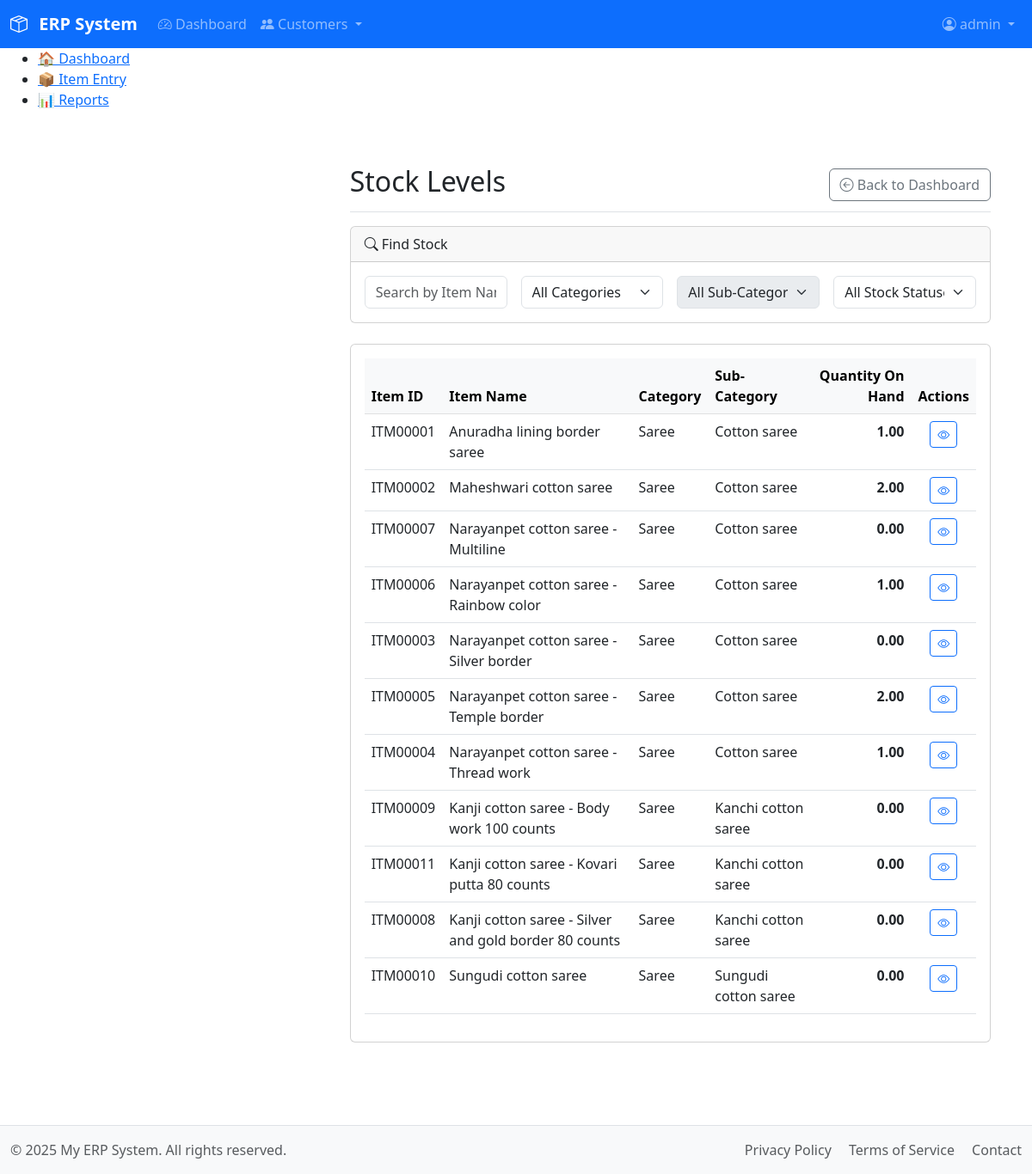
/modules/inventory/list_stock_levels.php (signed in), run on an earlier commit of the app's database.
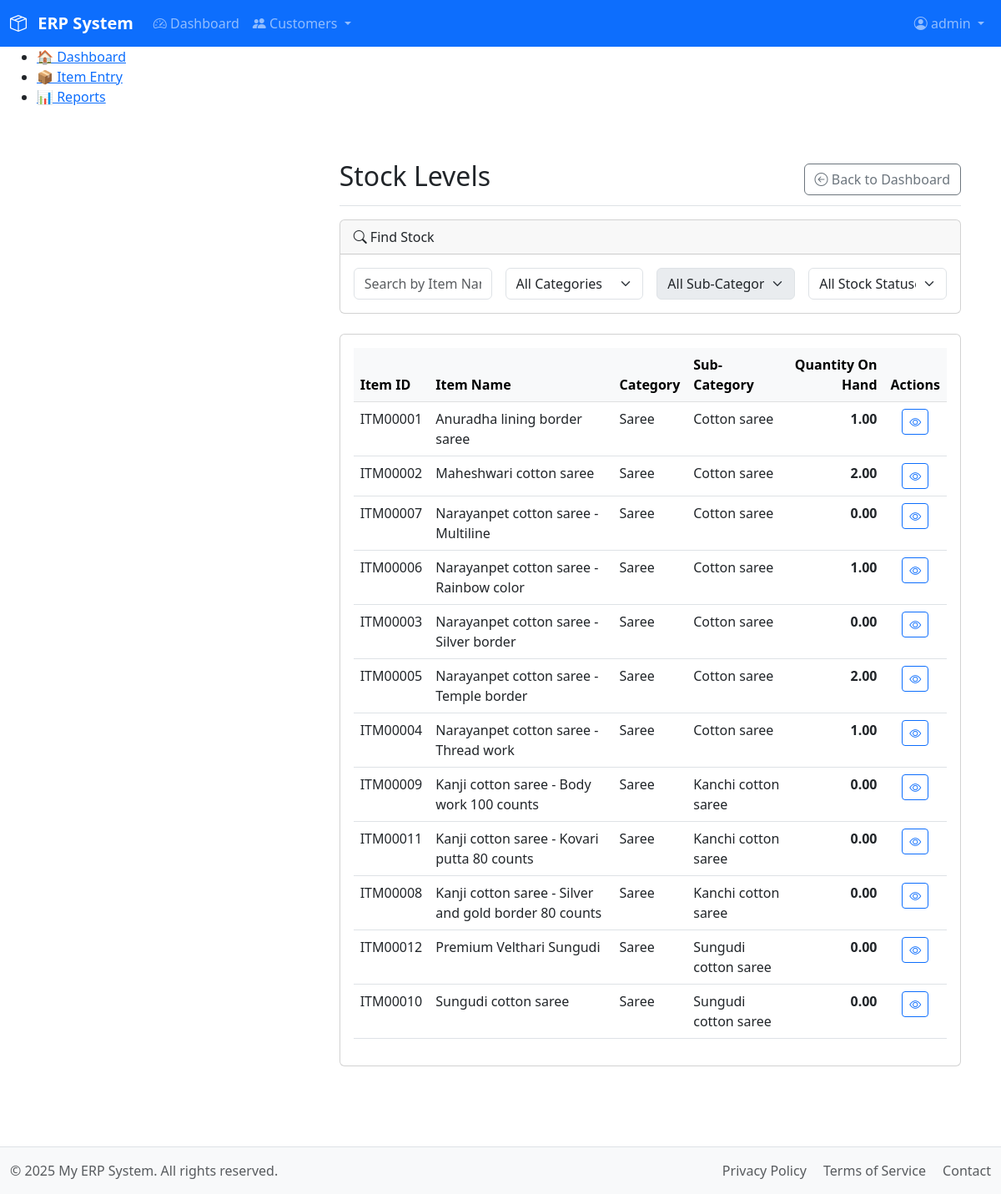
And on a later commit of the database.
### tables this page shows
CREATE TABLE `items` (
  `item_id` varchar(10) NOT NULL,
  `category_sub_id` varchar(10) NOT NULL,
  `name` varchar(150) NOT NULL,
  `uom` varchar(20) NOT NULL DEFAULT 'No',
  `description` text DEFAULT NULL,
  `main_image_path` varchar(255) DEFAULT NULL,
  `created_at` timestamp NOT NULL DEFAULT current_timestamp(),
  `created_by` int(11) DEFAULT NULL,
  `created_by_name` varchar(50) DEFAULT NULL,
  `updated_at` timestamp NULL DEFAULT NULL ON UPDATE current_timestamp(),
  `updated_by` int(11) DEFAULT NULL,
  `updated_by_name` varchar(50) DEFAULT NULL,
  PRIMARY KEY (`item_id`),
  UNIQUE KEY `name` (`name`),
  KEY `category_sub_id` (`category_sub_id`),
  CONSTRAINT `fk_category_sub` FOREIGN KEY (`category_sub_id`) REFERENCES `categories_sub` (`category_sub_id`) ON DELETE CASCADE ON UPDATE CASCADE
);

CREATE TABLE `categories` (
  `category_id` varchar(10) NOT NULL,
  `name` varchar(255) NOT NULL,
  `description` text DEFAULT NULL,
  `created_at` timestamp NOT NULL DEFAULT current_timestamp(),
  `created_by` int(11) DEFAULT NULL,
  `created_by_name` varchar(255) DEFAULT NULL,
  `updated_at` timestamp NULL DEFAULT NULL,
  `updated_by` int(11) DEFAULT NULL,
  `updated_by_name` varchar(255) DEFAULT NULL,
  PRIMARY KEY (`category_id`),
  UNIQUE KEY `name` (`name`)
);

CREATE TABLE `categories_sub` (
  `category_sub_id` varchar(10) NOT NULL,
  `category_id` varchar(10) NOT NULL,
  `name` varchar(100) NOT NULL,
  `description` text DEFAULT NULL,
  `created_at` timestamp NOT NULL DEFAULT current_timestamp(),
  `created_by` int(11) DEFAULT NULL,
  `created_by_name` varchar(50) DEFAULT NULL,
  `updated_at` timestamp NULL DEFAULT NULL ON UPDATE current_timestamp(),
  `updated_by` int(11) DEFAULT NULL,
  `updated_by_name` varchar(50) DEFAULT NULL,
  PRIMARY KEY (`category_sub_id`),
  UNIQUE KEY `name` (`name`),
  KEY `category_id` (`category_id`),
  CONSTRAINT `fk_category` FOREIGN KEY (`category_id`) REFERENCES `categories` (`category_id`) ON DELETE CASCADE ON UPDATE CASCADE
);

### includes/functions.php (called while the page is built, shortened)
<?php
function search_stock_levels($filters = []) {
    $db = db();
    $sql = "
        SELECT
            i.item_id,
            i.name AS item_name,
            c.name AS category_name,
            cs.name AS sub_category_name,
            COALESCE(sl.quantity, 0.00) AS quantity
        FROM items i
        LEFT JOIN stock_levels sl ON i.item_id = sl.item_id
        JOIN categories_sub cs ON i.category_sub_id = cs.category_sub_id
        JOIN categories c ON cs.category_id = c.category_id
        WHERE 1=1
    ";
    $sql .= " ORDER BY c.name, cs.name, i.name";
    $stmt = $db->prepare($sql);
    $stmt->execute();
    $result = $stmt->get_result();
    return $result ? $result->fetch_all(MYSQLI_ASSOC) : [];
}

### modules/inventory/list_stock_levels.php (the view, shortened to what the changed rows need)
<?php
require_once __DIR__ . '/../../includes/functions.php';
$initial_stock_levels = search_stock_levels();
require_once __DIR__ . '/../../includes/header.php';
?>
<div class="container-fluid">
    <div class="row">
        <main class="col-md-9 ms-sm-auto col-lg-10 px-md-4">
            <div class="d-flex justify-content-between flex-wrap flex-md-nowrap align-items-center pt-3 pb-2 mb-3 border-bottom">
                <h1 class="h2">Stock Levels</h1>
            </div>
            <div class="card">
                <div class="card-body">
                    <div class="table-responsive">
                        <table class="table table-hover">
                            <thead class="table-light">
                                <tr>
                                    <th>Item ID</th>
                                    <th>Item Name</th>
                                    <th>Category</th>
                                    <th>Sub-Category</th>
                                    <th class="text-end">Quantity On Hand</th>
                                    <th class="text-center">Actions</th>
                                </tr>
                            </thead>
                            <tbody id="stockListTableBody">
                                <?php if (empty($initial_stock_levels)): ?>
                                    <tr><td colspan="6" class="text-center text-muted">No items found.</td></tr>
                                <?php else: ?>
                                    <?php foreach ($initial_stock_levels as $item): ?>
                                        <tr>
                                            <td><?= htmlspecialchars($item['item_id']) ?></td>
                                            <td><?= htmlspecialchars($item['item_name']) ?></td>
                                            <td><?= htmlspecialchars($item['category_name']) ?></td>
                                            <td><?= htmlspecialchars($item['sub_category_name']) ?></td>
                                            <td class="text-end fw-bold"><?= htmlspecialchars(number_format($item['quantity'], 2)) ?></td>
                                            <td class="text-center">
                                                <a href="/modules/inventory/view_item.php?item_id=<?= htmlspecialchars($item['item_id']) ?>" class="btn btn-sm btn-outline-primary" title="View Item Details">
                                                    <i class="bi bi-eye"></i>
                                                </a>
                                            </td>
                                        </tr>
                                    <?php endforeach; ?>
                                <?php endif; ?>
                            </tbody>
                        </table>
                    </div>
                </div>
            </div>
        </main>
    </div>
</div>
<?php require_once __DIR__ . '/../../includes/footer.php'; ?>

What changed in the data, as far as the page shows it:
added items: item_id "ITM00012", name "Premium Velthari Sungudi", categories.name "Saree", category_sub.name "Sungudi cotton saree", quantity "0.00"
